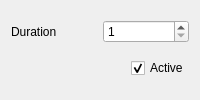
            <widget class="QWidget" name="TabPage27">
             <attribute name="title">
              <string>27</string>
             </attribute>
             <layout class="QGridLayout" name="gridLayout_32">
              <item row="0" column="0">
               <layout class="QHBoxLayout" name="horizontalLayout_62">
                <item>
                 <widget class="QLabel" name="duration27TextLabel">
                  <property name="enabled">
                   <bool>true</bool>
                  </property>
                  <property name="text">
                   <string>Duration</string>
                  </property>
                  <property name="wordWrap">
                   <bool>false</bool>
                  </property>
                 </widget>
                </item>
                <item>
                 <widget class="QSpinBox" name="duration27SpinBox">
                  <property name="enabled">
                   <bool>true</bool>
                  </property>
                  <property name="minimum">
                   <number>1</number>
                  </property>
                 </widget>
                </item>
               </layout>
              </item>
              <item row="1" column="0">
               <layout class="QHBoxLayout" name="horizontalLayout_61">
                <item>
                 <spacer name="horizontalSpacer_28">
                  <property name="orientation">
                   <enum>Qt::Horizontal</enum>
                  </property>
                  <property name="sizeHint" stdset="0">
                   <size>
                    <width>40</width>
                    <height>20</height>
                   </size>
                  </property>
                 </spacer>
                </item>
                <item>
                 <widget class="QCheckBox" name="active27CheckBox">
                  <property name="enabled">
                   <bool>true</bool>
                  </property>
                  <property name="text">
                   <string comment="It refers to a subactivity">Active</string>
                  </property>
                  <property name="checked">
                   <bool>true</bool>
                  </property>
                 </widget>
                </item>
               </layout>
              </item>
             </layout>
            </widget>
